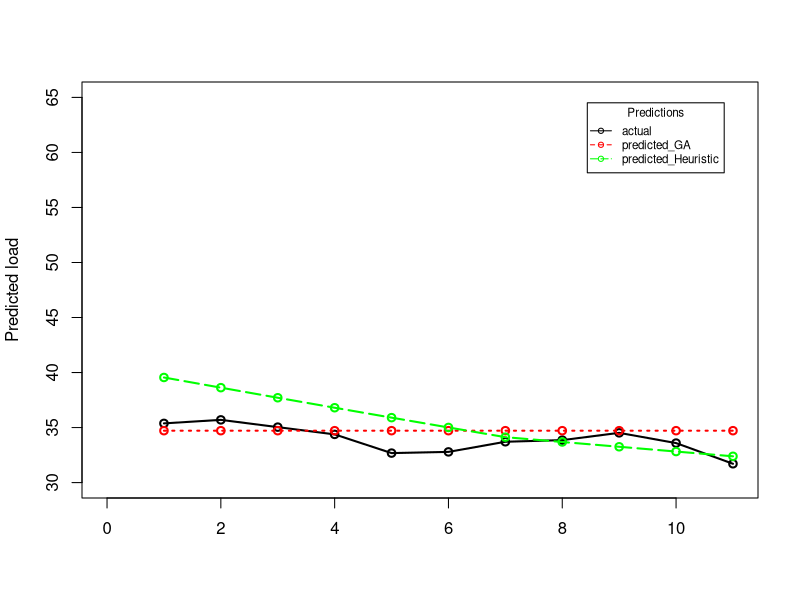

Write the R code that produced this figure.
library(readxl)
library(ggplot2)

dawn_actual<-unlist(read_excel("Alldata_excel.xlsx", range = "K12:K22",col_names = FALSE))
dawn_predictedGA<-unlist(read_excel("Alldata_excel.xlsx", range = "L12:L22",col_names = FALSE))
dawn_predictedMNLR<-unlist(read_excel("Alldata_excel.xlsx", range = "M12:M22",col_names = FALSE))

x<-seq(1,11)
y1<-dawn_actual
y2<-dawn_predictedGA
y3<-dawn_predictedMNLR
line_width <-2
tiff("dawn1.tiff", units="in", width=5, height=5, res=300)
plot(x,seq(30,40),xlim = c(0,11),ylim =c(30,65),type="n",ylab="Predicted load",xlab = "")
lines(x,y1,type="o",col="black",lty=1,lwd=line_width)
lines(x,y2,type="o",col="red",lty=3,lwd=line_width)
lines(x,y3,type="o",col="green",lty=5,lwd=line_width)
legend("topright",inset = 0.05,
       c("actual","predicted_GA","predicted_Heuristic"),lty = c(1,2,5),
       col = c("black","red","green"),
       title = "Predictions",cex = 0.7,pch = c(1,1,1)
)
dev.off()
